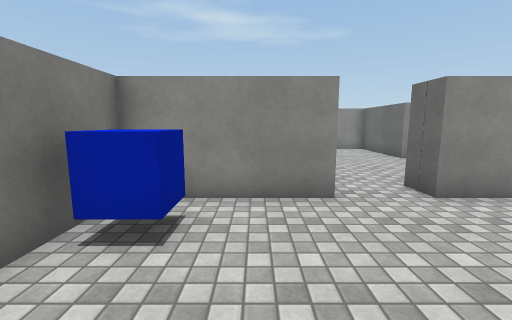
[1] (above)

17 first-person views from a walk through a scene from a Unity 3-D project. The camera is 1.4 m above the floor, tilts 8° down and sees 90° across. The floor is counted in squares, 1 m on a side. Each view is taken from the middle of a square. On the plan, view 1 faces up. The plan holds only what a view shows up to about 13 squares ahead; the rest is blank. Surface patterns are stand-ins for the level's own textures.

[2]
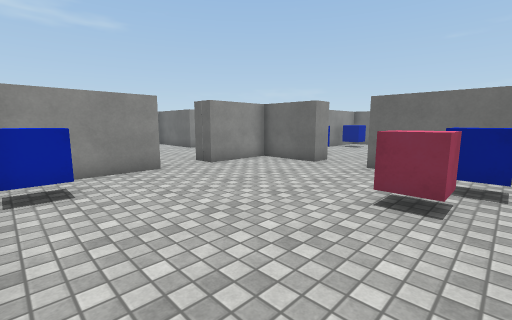

[3]
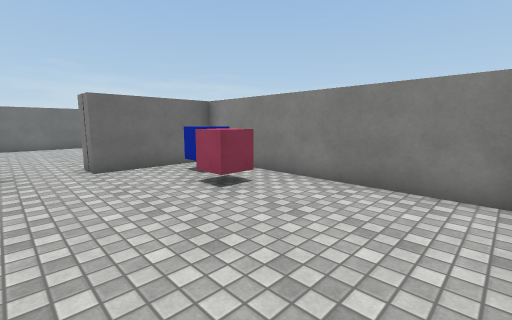

[4]
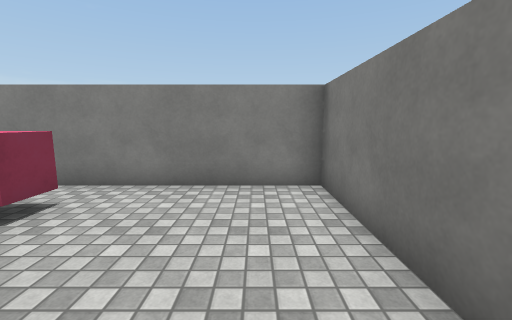

[5]
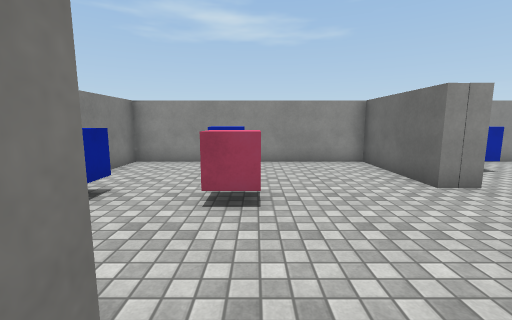

[6]
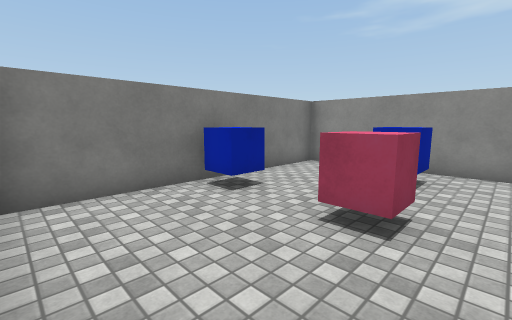

[7]
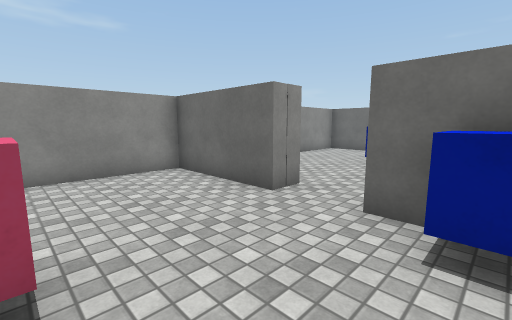

[8]
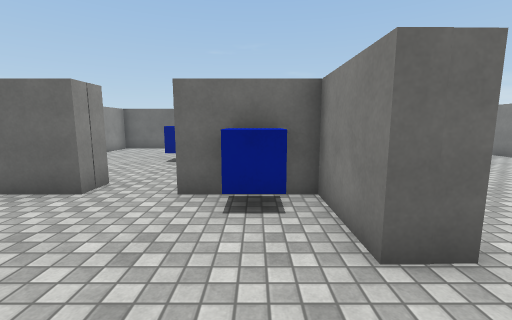

[9]
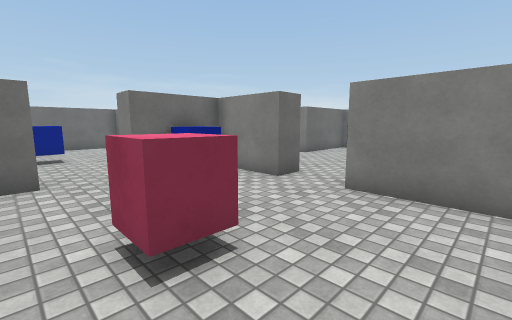

[10]
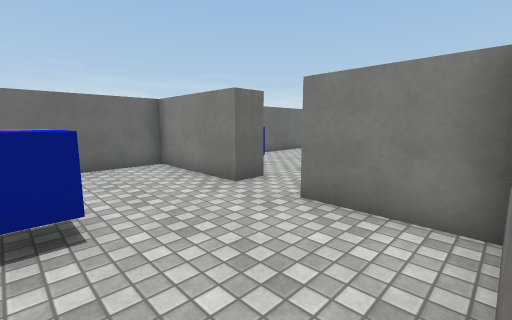

[11]
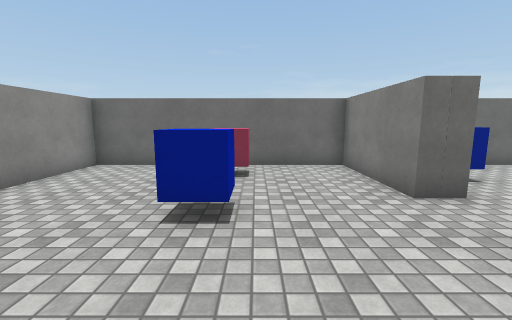

[12]
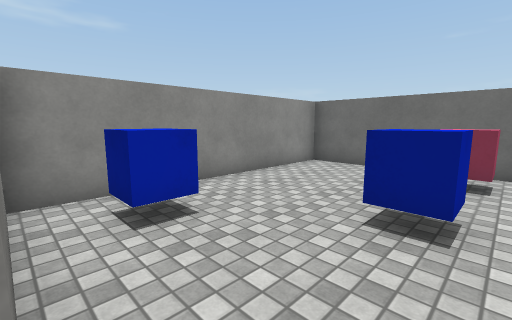

[13]
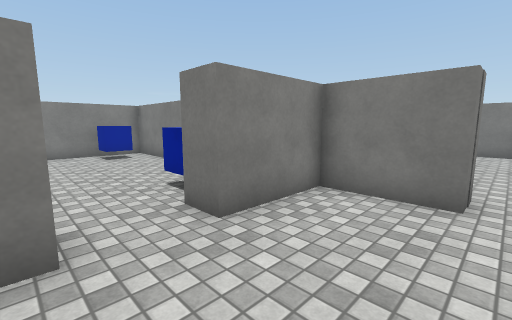

[14]
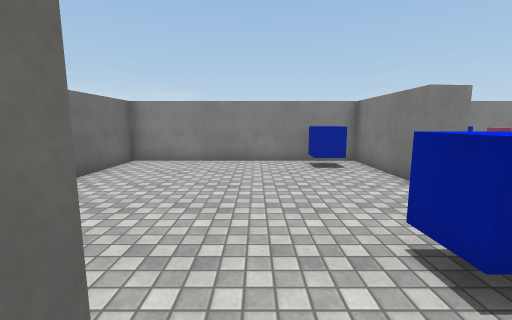

[15]
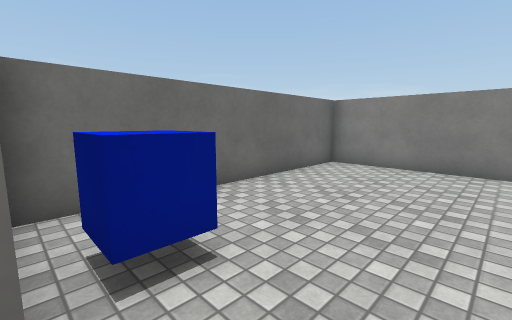

[16]
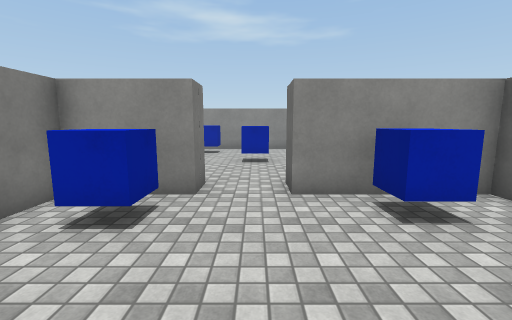

[17]
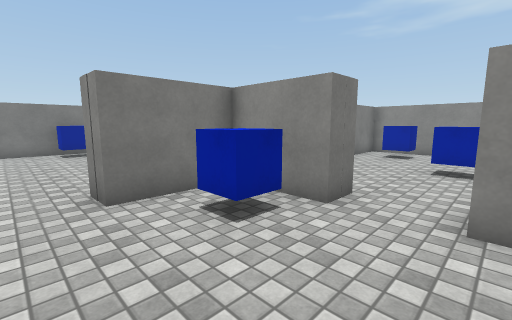

### Floor plan
Ten units are one square. View 1 is at (0, 0); x grows to the right and y downward. Boxes are objects, and circles mark ways between rooms. Rooms are numbered by the first view taken in them; rooms with no view inside come last. Other rooms are left out.
<svg viewBox="-30 -150 192 193">
<path fill="none" stroke="#000" d="M16 -47 -25 -47 -25 38 62 38 62 -2 72 -2M72 -22 62 -22 62 -47 34 -47M70 -105 60 -105 60 -145 -25 -145 -25 -59M-11 -57 15 -57M34 -47 34 -57 60 -57 60 -86 70 -86M70 -86 70 -60 98 -60 98 -50M117 -50 117 -60 157 -60 157 -145 70 -145 70 -105M72 -2 72 38 157 38 157 -50 117 -50M98 -50 72 -50 72 -22"/>
<rect x="-25" y="-45" width="20" height="20" fill="#bbb"><title>blue cube</title></rect>
<rect x="25" y="15" width="10" height="10" fill="#bbb"><title>cube</title></rect>
<rect x="35" y="15" width="20" height="20" fill="#bbb"><title>blue cube</title></rect>
<rect x="-25" y="-105" width="20" height="10" fill="#bbb"><title>blue cube</title></rect>
<rect x="5" y="-105" width="20" height="20" fill="#bbb"><title>cube</title></rect>
<rect x="5" y="-135" width="20" height="20" fill="#bbb"><title>blue cube</title></rect>
<rect x="45" y="-75" width="10" height="10" fill="#bbb"><title>blue cube</title></rect>
<rect x="75" y="-135" width="20" height="10" fill="#bbb"><title>blue cube</title></rect>
<rect x="105" y="-105" width="10" height="10" fill="#bbb"><title>blue cube</title></rect>
<rect x="135" y="-105" width="20" height="20" fill="#bbb"><title>cube</title></rect>
<rect x="75" y="15" width="20" height="20" fill="#bbb"><title>blue cube</title></rect>
<rect x="75" y="-45" width="20" height="20" fill="#bbb"><title>blue cube</title></rect>
<rect x="125" y="-45" width="20" height="10" fill="#bbb"><title>blue cube</title></rect>
<circle cx="25" cy="-55" r="3" fill="#2a7"/>
<circle cx="65" cy="-15" r="3" fill="#2a7"/>
<circle cx="65" cy="-95" r="3" fill="#2a7"/>
<circle cx="110" cy="-55" r="3" fill="#2a7"/>
<text x="20" y="-10">1</text>
<text x="20" y="-100">2</text>
<text x="110" y="-100">3</text>
<text x="110" y="-10">4</text>
</svg>
Room 1 opens to room 2. Room 1 opens to room 4. Room 2 opens to room 3. Room 3 opens to room 4.

Where each view was taken, in squares from view 1:
view 1: 0 up, 0 right, facing up
view 2: 3 down, 2 left, facing up-right
view 3: 2 up, 2 left, facing down-right
view 4: 2 up, 1 left, facing down
view 5: 5 up, 2 right, facing up
view 6: 6 up, 3 right, facing up-left
view 7: 7 up, 2 right, facing up-right
view 8: 7 up, 1 right, facing right
view 9: 11 up, 1 left, facing down-right
view 10: 10 up, 7 right, facing down-right
view 11: 9 up, 7 right, facing right
view 12: 9 up, 7 right, facing up-right
view 13: 9 up, 12 right, facing down-left
view 14: 6 up, 11 right, facing down
view 15: 5 up, 11 right, facing down-right
view 16: 0 up, 11 right, facing up
view 17: 1 up, 12 right, facing up-left
